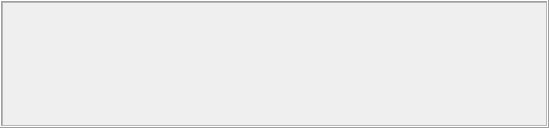
<?xml version="1.0" encoding="UTF-8"?>
<ui version="4.0">
 <class>LyricsPlayer</class>
 <widget class="QWidget" name="LyricsPlayer">
  <property name="geometry">
   <rect>
    <x>0</x>
    <y>0</y>
    <width>549</width>
    <height>128</height>
   </rect>
  </property>
  <property name="sizePolicy">
   <sizepolicy hsizetype="Minimum" vsizetype="Minimum">
    <horstretch>0</horstretch>
    <verstretch>0</verstretch>
   </sizepolicy>
  </property>
  <property name="windowTitle">
   <string>Form</string>
  </property>
  <layout class="QVBoxLayout" name="verticalLayout">
   <property name="spacing">
    <number>0</number>
   </property>
   <property name="sizeConstraint">
    <enum>QLayout::SetMinimumSize</enum>
   </property>
   <property name="leftMargin">
    <number>0</number>
   </property>
   <property name="topMargin">
    <number>0</number>
   </property>
   <property name="rightMargin">
    <number>0</number>
   </property>
   <property name="bottomMargin">
    <number>0</number>
   </property>
   <item>
    <widget class="QFrame" name="frame_2">
     <property name="styleSheet">
      <string notr="true">#frame_2{
}</string>
     </property>
     <property name="frameShape">
      <enum>QFrame::Box</enum>
     </property>
     <property name="frameShadow">
      <enum>QFrame::Raised</enum>
     </property>
     <layout class="QVBoxLayout" name="verticalLayout_3">
      <property name="spacing">
       <number>0</number>
      </property>
      <property name="leftMargin">
       <number>0</number>
      </property>
      <property name="topMargin">
       <number>0</number>
      </property>
      <property name="rightMargin">
       <number>0</number>
      </property>
      <property name="bottomMargin">
       <number>0</number>
      </property>
      <item>
       <widget class="QFrame" name="frame">
        <property name="font">
         <font>
          <pointsize>9</pointsize>
         </font>
        </property>
        <property name="frameShape">
         <enum>QFrame::StyledPanel</enum>
        </property>
        <property name="frameShadow">
         <enum>QFrame::Raised</enum>
        </property>
        <layout class="QVBoxLayout" name="verticalLayout_2">
         <property name="spacing">
          <number>0</number>
         </property>
         <property name="leftMargin">
          <number>0</number>
         </property>
         <property name="topMargin">
          <number>0</number>
         </property>
         <property name="rightMargin">
          <number>0</number>
         </property>
         <property name="bottomMargin">
          <number>0</number>
         </property>
        </layout>
       </widget>
      </item>
     </layout>
    </widget>
   </item>
  </layout>
 </widget>
 <resources/>
 <connections/>
</ui>
